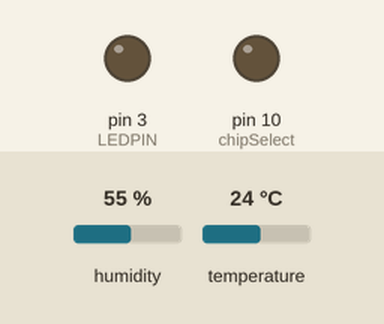
Simulated run of this sketch. Board: Arduino Uno, built with avr-gcc and run on an emulated ATmega328P. Parts: output pins drawn as LEDs (lit = HIGH). Wiring (inferred from the names in the program): DHT22 sensor: data pin 4. Inputs (shaded band) come from the test bench; at power-on: humidity 55 %, temperature 24 °C. The local clock reads 2024-03-15 10:24:30 at power-on unless the sketch sets it; storage starts empty.

Above: at 0.1 s.
Timing chart, 0 to 1.6 s (numbered marks = the images above):
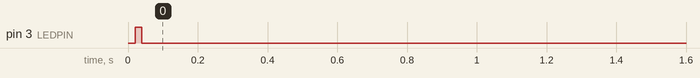

Measured:
- by itself, pin 3 (LEDPIN): LOW → HIGH at 0.02 s, → LOW 0.02 s later

The sketch:

archives_logger.ino
```cpp
// Archives datalogger

/* This uses the GPL SD card library. The rest of the code aside from the libraries is so simple I can't claim
copyright or anything on it. Do what you want with it.
Except remove this notice
David Mills Jan 2015 http://webshed.org
*/

//includes
#include "DHT.h"
#include "RTClib.h"
#include <Wire.h>
//#include <SD.h>  //buggy uses too much power
#include "SdFat.h"
#include <JeeLib.h>  // Include library containing low power functions

//pins
#define LEDPIN 3       // LED signal pin
#define DHTPIN 4       // Sensor pin
#define chipSelect 10  // SD card driver

//sleep ISR
ISR(WDT_vect) { Sleepy::watchdogEvent(); } // Setup for low power waiting

//devices
#define DHTTYPE DHT22

//objects
DHT dht(DHTPIN, DHTTYPE);
RTC_DS1307 rtc;
SdFat SD;


void setup()
{
   // make sure the chipselect pin is enabled correctly
   pinMode(chipSelect, OUTPUT);
   // Signal LED pin
   pinMode(LEDPIN, OUTPUT);

   // start drivers
   Wire.begin();
   rtc.begin();
   dht.begin();
   SD.begin(chipSelect);
   //Serial.begin(9600);  //uncoment for debugging
}

void loop()
{
  digitalWrite(LEDPIN,1);  //flash LED to show we're doing something - minimal UI!

  // Read DHT22 Sensor
  float h = dht.readHumidity();
  float t = dht.readTemperature();

  // check for valid data
  if (isnan(t) || isnan(h))
  {
      //flag the error with invalid data
      t = 0.0;
      h = 0.0;
  }

  DateTime now = rtc.now();
  char timebuffer[16];
  char filename[32];

  //make the filename from the date
  sprintf(filename, "%04u%02u%02u.csv", now.year(), now.month(), now.day());

  // format the time into the string
  sprintf(timebuffer, "%02d:%02d:%02d", now.hour(), now.minute(), now.second());

  //uncomment beflow for debugging
   //  // check for valid data
  //if (isnan(t) || isnan(h)) {
  //  Serial.println("Error reading DHT22");
  //} else {
  //  Serial.print("Humidity: ");
  //  Serial.print(h);
  //  Serial.print(" %\t");
  //  Serial.print("Temperature: ");
  //  Serial.print(t);
  //  Serial.println(" *C");
 // }

  // make a string for assembling the data to log:
  String dataString = "";
  int hh = (h*100);      //multiply up the readings to make an INT, floats are a pain
  int tt = (t*100);

  //save the time & readings
  dataString += timebuffer;
  dataString += ",";
  dataString += String(hh);
  dataString += ",";
  dataString += String(tt);

  // open the file. Reopening and closing each loop is inefficient,
  // but is easiest to implement and realiable for poweroff.
  File dataFile = SD.open(filename, FILE_WRITE);
  // if the file is available, write to it:
  if (dataFile) {
  dataFile.println(dataString);
  dataFile.close();
  }

  digitalWrite(LEDPIN,0);  //tun off the LED, we're done

  //sleep for ~10min
  for (byte i = 0; i < 10; ++i)
      Sleepy::loseSomeTime(60000);
}
```
